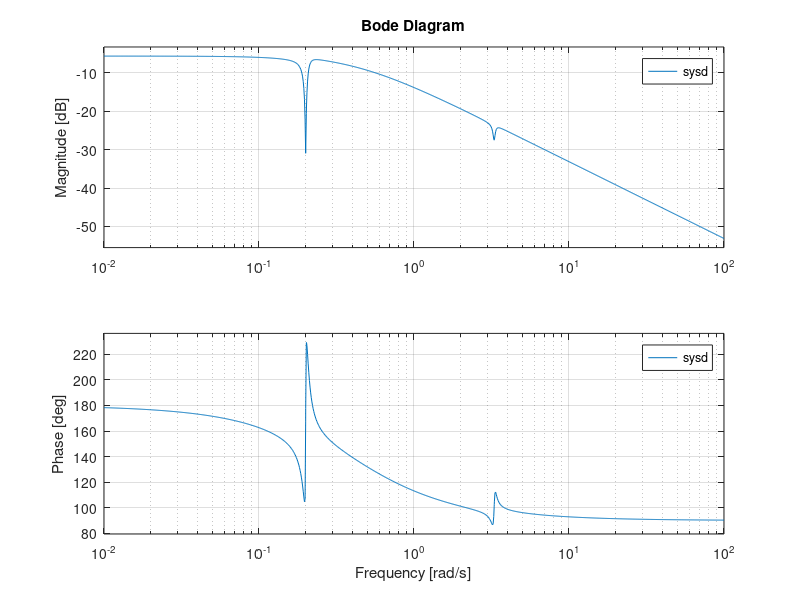
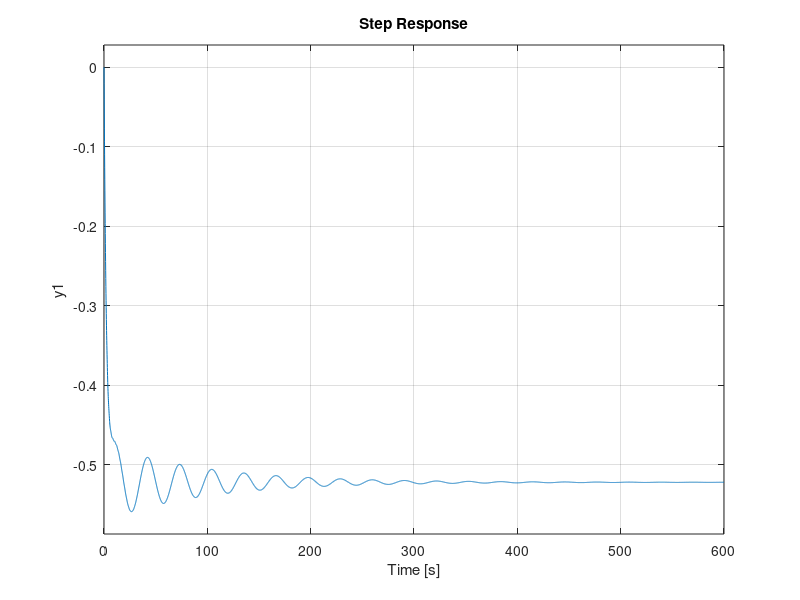

Write MATLAB code to recreate these figures, in order. (Note: this script raises an error after producing the figures.)
load statespace_data A B C D

% disturbance: only third input, only third column of B
Bd = B(:,3);
DSISO = 0;
CSISO = C(1,:);

sysd = -ss(A, Bd, CSISO, DSISO);

% defining system TF
[bd, ad] = ss2tf(A, Bd, CSISO, DSISO);

Gdisturbed = tf(bd, ad);

% uncontrolled response
figure
bode(sysd)
figure
step(sysd)
stepinfo(sysd)

%% pz maps
figure
pzmap(Gdisturbed)
p = pole(Gdisturbed);
z = zero(Gdisturbed);


%% response to original controller
[Gm, Pm, Wcg, Wcp] = margin(Gdisturbed);
Kp = 0.91;
Ki = 0.28;
Kd = 0;
K = pid(Kp,Ki,Kd);

% defining CL with input disturbance between G and Ko
CL0 = Gdisturbed/(1+Gdisturbed*K);

figure
bode(CL0)
step(CL0)
stepinfo(CL0)

%% tuning controller to fit disturbance
Kpn = 1.5;
Kin = 0.5;
Kdn = 0;
Knew = pid(Kpn, Kin, Kdn);

% pidTuner(Gdisturbed)

CLn = Gdisturbed/(1+Gdisturbed*Knew);

figure
bode(CLn)
step(CLn)
stepinfo(CLn)
